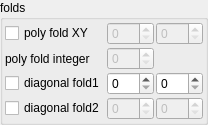
    <widget class="QGroupBox" name="groupBox_2">
     <property name="title">
      <string>folds</string>
     </property>
     <layout class="QVBoxLayout" name="verticalLayout_4" stretch="0">
      <property name="spacing">
       <number>2</number>
      </property>
      <property name="leftMargin">
       <number>2</number>
      </property>
      <property name="topMargin">
       <number>2</number>
      </property>
      <property name="rightMargin">
       <number>2</number>
      </property>
      <property name="bottomMargin">
       <number>2</number>
      </property>
      <item>
       <layout class="QGridLayout" name="gridLayout_9" columnstretch="0,1,1">
        <property name="spacing">
         <number>2</number>
        </property>
        <item row="4" column="0">
         <widget class="MyCheckBox" name="checkBox_transf_function_enabledBy_false">
          <property name="text">
           <string notr="true">diagonal fold2</string>
          </property>
         </widget>
        </item>
        <item row="4" column="1">
         <widget class="MySpinBox" name="spinboxInt_transf_start_iterations_G">
          <property name="enabled">
           <bool>false</bool>
          </property>
          <property name="sizePolicy">
           <sizepolicy hsizetype="Minimum" vsizetype="Maximum">
            <horstretch>0</horstretch>
            <verstretch>0</verstretch>
           </sizepolicy>
          </property>
          <property name="maximum">
           <number>999</number>
          </property>
         </widget>
        </item>
        <item row="4" column="2">
         <widget class="MySpinBox" name="spinboxInt_transf_stop_iterations_G">
          <property name="enabled">
           <bool>false</bool>
          </property>
          <property name="sizePolicy">
           <sizepolicy hsizetype="Minimum" vsizetype="Maximum">
            <horstretch>0</horstretch>
            <verstretch>0</verstretch>
           </sizepolicy>
          </property>
          <property name="maximum">
           <number>999</number>
          </property>
         </widget>
        </item>
        <item row="3" column="2">
         <widget class="MySpinBox" name="spinboxInt_transf_stop_iterations_D">
          <property name="sizePolicy">
           <sizepolicy hsizetype="Minimum" vsizetype="Maximum">
            <horstretch>0</horstretch>
            <verstretch>0</verstretch>
           </sizepolicy>
          </property>
          <property name="maximum">
           <number>999</number>
          </property>
         </widget>
        </item>
        <item row="3" column="1">
         <widget class="MySpinBox" name="spinboxInt_transf_start_iterations_D">
          <property name="sizePolicy">
           <sizepolicy hsizetype="Minimum" vsizetype="Maximum">
            <horstretch>0</horstretch>
            <verstretch>0</verstretch>
           </sizepolicy>
          </property>
          <property name="maximum">
           <number>999</number>
          </property>
         </widget>
        </item>
        <item row="1" column="0">
         <widget class="MyCheckBox" name="checkBox_transf_function_enabledCx_false">
          <property name="font">
           <font>
            <weight>50</weight>
            <bold>false</bold>
           </font>
          </property>
          <property name="text">
           <string>poly fold XY</string>
          </property>
         </widget>
        </item>
        <item row="3" column="0">
         <widget class="MyCheckBox" name="checkBox_transf_function_enabledBy">
          <property name="text">
           <string notr="true">diagonal fold1</string>
          </property>
         </widget>
        </item>
        <item row="1" column="2">
         <widget class="MySpinBox" name="spinboxInt_transf_stop_iterations_J">
          <property name="enabled">
           <bool>false</bool>
          </property>
          <property name="sizePolicy">
           <sizepolicy hsizetype="Minimum" vsizetype="Maximum">
            <horstretch>0</horstretch>
            <verstretch>0</verstretch>
           </sizepolicy>
          </property>
          <property name="maximum">
           <number>999</number>
          </property>
         </widget>
        </item>
        <item row="2" column="1">
         <widget class="MySpinBox" name="spinboxInt_transf_int_3">
          <property name="enabled">
           <bool>false</bool>
          </property>
          <property name="sizePolicy">
           <sizepolicy hsizetype="Minimum" vsizetype="Maximum">
            <horstretch>0</horstretch>
            <verstretch>0</verstretch>
           </sizepolicy>
          </property>
          <property name="maximum">
           <number>999</number>
          </property>
         </widget>
        </item>
        <item row="1" column="1">
         <widget class="MySpinBox" name="spinboxInt_transf_start_iterations_J">
          <property name="enabled">
           <bool>false</bool>
          </property>
          <property name="sizePolicy">
           <sizepolicy hsizetype="Minimum" vsizetype="Maximum">
            <horstretch>0</horstretch>
            <verstretch>0</verstretch>
           </sizepolicy>
          </property>
          <property name="maximum">
           <number>999</number>
          </property>
         </widget>
        </item>
        <item row="2" column="0">
         <widget class="QLabel" name="label_45">
          <property name="text">
           <string>poly fold integer</string>
          </property>
         </widget>
        </item>
       </layout>
      </item>
     </layout>
    </widget>
